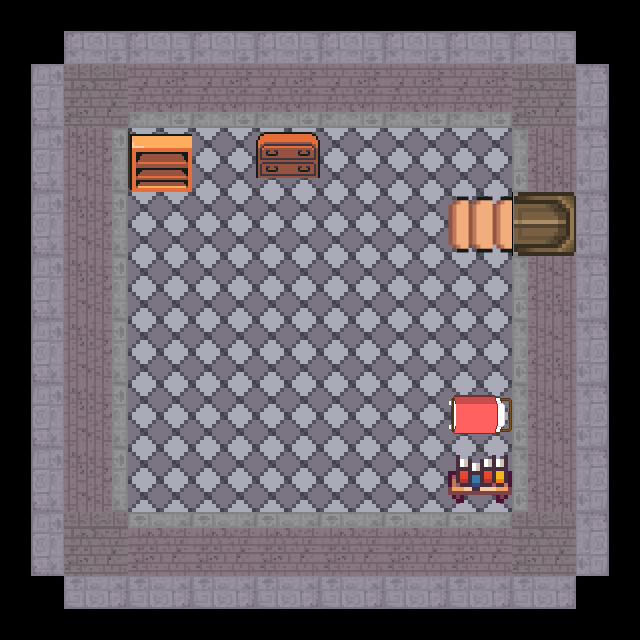

Tiled map render using the project's own tile images. Description and the whole map definition, tile-layer contents included, below:
An orthogonal 10x10 tile map with 64x64 px tiles, 2 tile layers (Floor, Objects) and 5 objects (Drawer, Shelf, Door, Bed).

<map version="1.10" tiledversion="1.10.1" orientation="orthogonal" renderorder="right-down" width="10" height="10" tilewidth="64" tileheight="64" infinite="0" nextlayerid="5" nextobjectid="29">
 <editorsettings>
  <export target="Bedroom.JSON" format="json" />
 </editorsettings>
 <tileset firstgid="1" name="BedroomMap" tilewidth="64" tileheight="64" tilecount="256" columns="16">
  <image source="BedroomMap.png" width="1080" height="1080" />
 </tileset>
 <layer id="1" name="Floor" width="10" height="10">
  <data encoding="csv">
0,3221225478,3221225478,3221225478,3221225478,3221225478,3221225478,3221225478,3221225478,0,
2684354566,17,3221225505,3221225505,3221225505,3221225505,3221225505,3221225505,17,1610612742,
2684354566,2684354593,18,18,18,18,18,18,1610612769,1610612742,
2684354566,2684354593,18,18,18,18,18,18,1610612769,1610612742,
2684354566,2684354593,18,18,18,18,18,18,1610612769,1610612742,
2684354566,2684354593,18,18,18,18,18,18,1610612769,1610612742,
2684354566,2684354593,18,18,18,18,18,18,1610612769,1610612742,
2684354566,2684354593,18,18,18,18,18,18,1610612769,1610612742,
2684354566,17,33,33,33,33,33,33,17,1610612742,
0,6,6,6,6,6,6,6,6,0
</data>
 </layer>
 <layer id="2" name="Objects" width="10" height="10">
  <data encoding="csv">
0,0,0,0,0,0,0,0,0,0,
0,0,0,0,0,0,0,0,0,0,
0,0,20,0,2,0,0,0,0,0,
0,0,0,0,0,0,0,4,19,0,
0,0,0,0,0,0,0,0,0,0,
0,0,0,0,0,0,0,0,0,0,
0,0,0,0,0,0,0,3,0,0,
0,0,0,0,0,0,0,1,0,0,
0,0,0,0,0,0,0,0,0,0,
0,0,0,0,0,0,0,0,0,0
</data>
 </layer>
 <objectgroup id="4" name="Objects_Collision">
  <object id="19" name="Drawer" x="255" y="132" width="64" height="50.33" />
  <object id="20" name="Shelf" x="128" y="135" width="64" height="64" />
  <object id="21" x="-59.3333" y="134.667" visible="0" />
  <object id="23" name="Door" x="515.33" y="192" width="64" height="64" />
  <object id="28" name="Bed" x="445" y="385" width="64.67" height="64" />
 </objectgroup>
</map>